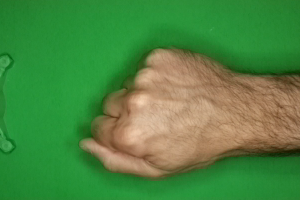
#> input picture img/gui/rock.png, 300 x 200 px, given as the content of the folder ./img/rock, which was not available
$ python train.py img/gui/rock.png   (older library calls are emulated)
#> lines starting #> are read from the running program, lines starting #| are printed output that depends on the picture; pictures that were not available may be replaced by others from this repository, and a replacement may not be noted
### rpscv/imgproc.py
# rpsimgproc.py
# Source: https://github.com/DrGFreeman/rps-cv
#
# MIT License
#
# Copyright (c) 2017-2019 Julien de la Bruere-Terreault <drgfreeman@tuta.io>
#
# Permission is hereby granted, free of charge, to any person obtaining a copy
# of this software and associated documentation files (the "Software"), to deal
# in the Software without restriction, including without limitation the rights
# to use, copy, modify, merge, publish, distribute, sublicense, and/or sell
# copies of the Software, and to permit persons to whom the Software is
# furnished to do so, subject to the following conditions:
#
# The above copyright notice and this permission notice shall be included in all
# copies or substantial portions of the Software.
#
# THE SOFTWARE IS PROVIDED "AS IS", WITHOUT WARRANTY OF ANY KIND, EXPRESS OR
# IMPLIED, INCLUDING BUT NOT LIMITED TO THE WARRANTIES OF MERCHANTABILITY,
# FITNESS FOR A PARTICULAR PURPOSE AND NONINFRINGEMENT. IN NO EVENT SHALL THE
# AUTHORS OR COPYRIGHT HOLDERS BE LIABLE FOR ANY CLAIM, DAMAGES OR OTHER
# LIABILITY, WHETHER IN AN ACTION OF CONTRACT, TORT OR OTHERWISE, ARISING FROM,
# OUT OF OR IN CONNECTION WITH THE SOFTWARE OR THE USE OR OTHER DEALINGS IN THE
# SOFTWARE.

# This file defines functions for processing of images.

import os
from glob import glob
import time

import numpy as np

from skimage.io import imread
from skimage import color
from skimage import feature
from skimage import filters

from rpscv import utils

import cv2

def crop(img):
    """Returns a cropped image to pre-defined shape."""
    return img[75:275, 125:425]

def fastRotate(img):
    """Rotates the image clockwise 90 deg."""
    return np.transpose(img, axes=(1, 0, 2))[:,::-1,:].copy()

def generateGrayFeatures(imshape=(200,300, 3), nbImg=0, verbose=False, rs=42):
    """Reads training image files, generates features from grayscale image and
    saves the features and labels in a csv file to be used to train the image
    classifier."""
#> called with imshape = (200, 300, 3), nbImg = 0, verbose = False, rs = 42

    imsize = imshape[0] * imshape[1]

    t0 = time.time()

    gestures = [utils.ROCK, utils.PAPER, utils.SCISSORS]

    # Create a list of image files for each gesture
    files = []
    for i, gesture in enumerate(gestures):
        path = os.path.join(utils.imgPathsRaw[gesture], '*.png')
        files.append(glob(path))
        files[i].sort(key=str.lower)

    nbImages = sum([len(i) for i in files])

    # Create empty numpy arays for features and labels
    features = np.empty((nbImages, imsize), dtype=np.float32)
    labels = np.empty((nbImages), dtype=np.int)

    # Generate grayscale images
    counter = 0
    for i, gesture in enumerate(gestures):

        if nbImg > 0:
            np.random.seed = rs
            files[i] = np.random.permutation(files[i])
            if len(files[i]) > nbImg:
                files[i] = files[i][:int(nbImg / 3)]

        for imageFile in files[i]:

            if verbose:
                print('Processing image {}'.format(imageFile))

            # Load image as a numpy array
            img = imread(imageFile)
#> img is the input picture: shape (200, 300, 3); mean R, G, B 78.2, 134.4, 65.9

            if img.shape == imshape:

                # Generate and store image features in features array
                features[counter] = getGray(img, threshold=17)

                # Store image label in labels array
                labels[counter] = gesture

                counter += 1

            else:
                print('Image {} has invalid shape: {}, {} expected, skipping image.'.format( \
                    imageFile, img.shape, imshape))

    print('Completed processing {} images'.format(counter))

    return features[:counter], labels[:counter]


def getGray(img, hueValue=63, threshold=0):
    """Returns the grayscale of the source image with its background
    removed as a 1D feature vector."""

    img = removeBackground(img, hueValue, threshold)

    img = cv2.cvtColor(img, cv2.COLOR_RGB2GRAY).astype(np.float32) / 255

    return img.ravel()


def hueDistance(img, hueValue):
    """Returns an image where the pixel values correspond to the distance from
       the hue value of the source image pixels and the hueValue argument."""
#> called with hueValue = 63

    # Convert image to HSV colorspace
    hsv = cv2.cvtColor(img, cv2.COLOR_RGB2HSV)
#> hsv: shape (200, 300, 3); mean H, S, V 48.3, 160.8, 145.1

    hChannel = hsv[:,:,0].astype(int)
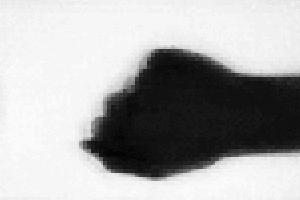
#> hChannel: shape (200, 300) int64; min 10, max 67, mean 48.3; drawn with min black and max white

    # Calculate hue distance
    dist = np.abs(hsv[:,:,0] - hueValue)
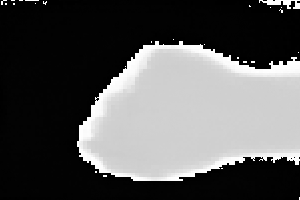
#> dist: shape (200, 300); min 0, max 255, mean 87
    if hueValue < 90:
        hueOffset = 180
    else:
        hueOffset = -180

    dist = np.minimum(np.abs(hChannel - hueValue),
                      np.abs(hChannel - (hueValue + hueOffset)))
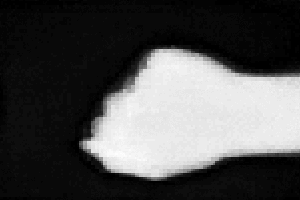
#> dist: shape (200, 300) int64; min 0, max 53, mean 16.8; drawn with min black and max white

    return dist


def removeBackground(img, hueValue, threshold=0):
    """Returns an image with the background removed based on the hueValue
    argument."""

    # Get an image corresponding to the hue distance from the background hue
    # value
    dist = hueDistance(img, hueValue)

    # Create a copy of the source image to use as masked image
    masked = img.copy()

    # Select background pixels using thresholding and set value to zero (black)
    if threshold == 0:
        masked[dist < filters.threshold_mean(dist)] = 0
    else:
        masked[dist < threshold] = 0
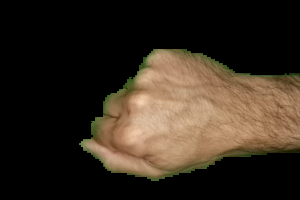
#> masked: shape (200, 300, 3); mean R, G, B 53.1, 42.8, 31.1

    return masked

### train.py
# train.py
# Source: https://github.com/DrGFreeman/rps-cv
#
# MIT License
#
# Copyright (c) 2017-2019 Julien de la Bruere-Terreault <drgfreeman@tuta.io>
#
# Permission is hereby granted, free of charge, to any person obtaining a copy
# of this software and associated documentation files (the "Software"), to deal
# in the Software without restriction, including without limitation the rights
# to use, copy, modify, merge, publish, distribute, sublicense, and/or sell
# copies of the Software, and to permit persons to whom the Software is
# furnished to do so, subject to the following conditions:
#
# The above copyright notice and this permission notice shall be included in all
# copies or substantial portions of the Software.
#
# THE SOFTWARE IS PROVIDED "AS IS", WITHOUT WARRANTY OF ANY KIND, EXPRESS OR
# IMPLIED, INCLUDING BUT NOT LIMITED TO THE WARRANTIES OF MERCHANTABILITY,
# FITNESS FOR A PARTICULAR PURPOSE AND NONINFRINGEMENT. IN NO EVENT SHALL THE
# AUTHORS OR COPYRIGHT HOLDERS BE LIABLE FOR ANY CLAIM, DAMAGES OR OTHER
# LIABILITY, WHETHER IN AN ACTION OF CONTRACT, TORT OR OTHERWISE, ARISING FROM,
# OUT OF OR IN CONNECTION WITH THE SOFTWARE OR THE USE OR OTHER DEALINGS IN THE
# SOFTWARE.

# This script reads the pre-processed image data and trains the image
# classifier. The trained classifier is stored in a .pkl (pickle) file.

import sys
import numpy as np

# Settings:

# Random State
rs = 42

# Classifier output .pkl filename
pklFilename = 'clf.pkl'

# Number of folds of Stratified KFold cross-validation
n_splits = 5

# Grid Search parameters
pca__n_components = [40] # Number of components of Principal Component Analysis
clf__gamma = np.logspace(-4, -2, 3) # [.0001, .001, .01]
clf__C = np.logspace(0, 2, 3) # [1, 10, 100]
scoring = 'f1_micro'

# The n_jobs parameter controls the number of CPU cores to use in parallel for
# training the machine learning model. Training with a higher number of cores
# will result in faster training time but uses more memory.
#
# If training on a Raspberry Pi 3B or 3B+, due to the limited available memory,
# the following values are recommended as function of the total number of images
# available.
#
# Less than ~700 images: n_jobs=1 (training time* ~35 minutes)
# Less than ~450 images: n_jobs=2 (training time* ~10 minutes)
# Less than ~350 images: n_jobs=3 (training time* ~7 minutes)
# Less than ~280 images: n_jobs=4 (-1) (training time* ~5 minutes)
# * Training times estimates are based on a total of 9 grid-search combinations
#   performed on a Raspberry Pi 3 model B+.
#
# NOTE: Ensure the Raspberry Pi has adequate cooling if running on multiple
#       CPU cores for extended periods.
#
# If training on a PC with 8+Gb of memory, the n_jobs parameter can be set to
# -1 which will use all available CPU cores. If you run out of memory due to a
# large number of images, reduce the number of CPU cores by ajusting n_jobs.
n_jobs = -1

def train(nbImg=0, cvScore=True):
    import time
    t0 = time.time()

    def dt():
        return round(time.time() - t0, 2)

    print('+{}s: Importing libraries'.format(dt()))

    import pickle

    from sklearn.pipeline import Pipeline
    from sklearn.decomposition import PCA
    from sklearn.model_selection import StratifiedShuffleSplit
    from sklearn.model_selection import StratifiedKFold
    from sklearn.model_selection import GridSearchCV
    from sklearn.svm import SVC
    from sklearn.metrics import f1_score
    from sklearn.metrics import confusion_matrix
    from sklearn.metrics import classification_report

    from rpscv import imgproc as imp
    from rpscv import utils

    # Generate image data from stored images
    print('+{}s: Generating image data'.format(dt()))
    features, labels = imp.generateGrayFeatures(nbImg=nbImg, verbose=False,
                                                rs=rs)
#> in getGray, `img = cv2.cvtColor(img, cv2.COLOR_RGB2GRAY).astype(np.float32) / 255`:
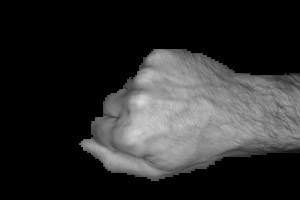
#> img: shape (200, 300) float32; min 0, max 0.855, mean 0.175

    unique, count = np.unique(labels, return_counts=True)

    # Print the number of traning images for each label
    for i, label in enumerate(unique):
        print('  {}: {} images'.format(utils.gestureTxt[label], count[i]))

    # Generate test set
    print('+{}s: Generating test set'.format(dt()))
    sssplit = StratifiedShuffleSplit(n_splits=1, test_size=.15, random_state=rs)
    for train_index, test_index in sssplit.split(features, labels):
        features_train = features[train_index]
        features_test = features[test_index]
        labels_train = labels[train_index]
        labels_test = labels[test_index]

    # Define pipeline parameters
    print('+{}s: Defining pipeline'.format(dt()))
    steps = [('pca', PCA()), ('clf', SVC(kernel='rbf'))]
    pipe = Pipeline(steps)

    # Define cross-validation parameters
    print('+{}s: Defining cross-validation'.format(dt()))
    cv = StratifiedKFold(n_splits=n_splits, shuffle=True, random_state=rs)

    # Define grid-search parameters
    print('+{}s: Defining grid search'.format(dt()))
    grid_params = dict(pca__n_components=pca__n_components,
                       clf__gamma=clf__gamma,
                       clf__C=clf__C)
    grid = GridSearchCV(pipe, grid_params, scoring=scoring, n_jobs=n_jobs,
        refit=True, cv=cv, verbose=1)
    print('Grid search parameters:')
    print(grid)

    # Fit the classifier
    t0_train = time.time()
    print('+{}s: Fitting classifier'.format(dt()))
    grid.fit(features_train, labels_train)
    dt_train = time.time() - t0_train

    if cvScore:
        # Print the results of the grid search cross-validation
        cvres = grid.cv_results_
        print('Cross-validation results:')
        for score, std, params in zip(cvres['mean_test_score'],
                cvres['std_test_score'], cvres['params']):
            print('  {}, {}, {}'.format(round(score, 4), round(std, 5), params))

    # Print the best score and best parameters from the grid-search
    print('Grid search best score: {}'.format(grid.best_score_))
    print('Grid search best parameters:')
    for key, value in grid.best_params_.items():
        print('  {}: {}'.format(key, value))

    # Validate classifier on test set
    print('+{}s: Validating classifier on test set'.format(dt()))
    pred = grid.predict(features_test)
    score = f1_score(labels_test, pred, average='micro')
    print('Classifier f1-score on test set: {}'.format(score))
    print('Confusion matrix:')
    print(confusion_matrix(labels_test, pred))
    print('Classification report:')
    tn = [utils.gestureTxt[i] for i in range(3)]
    print(classification_report(labels_test, pred, target_names=tn))

    # Write classifier to a .pkl file
    print('+{}s: Writing classifier to {}'.format(dt(), pklFilename))
    with open(pklFilename, 'wb') as f:
        f.flush()
        pickle.dump(grid, f)

    print('+{}s: Done!'.format(dt()))

    return grid.best_score_, score, dt_train

if __name__ == '__main__':

    # Read command line arguments
    argv = sys.argv

    cvScore = True

    if len(sys.argv) > 1:
        for arg in argv[1:]:
            if arg == '--no-cv-score':
                cvScore = False

#> (the run stopped early here; a loop or call above may not have finished)
